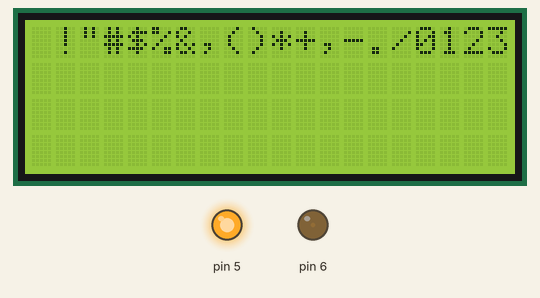
The sketch below on a simulated Arduino Uno, built with avr-gcc and run on an emulated ATmega328P. Shown: 20×4 character LCD, output pins drawn as LEDs (lit = HIGH).

Above: at 0.44 s.
At 5.24 s:
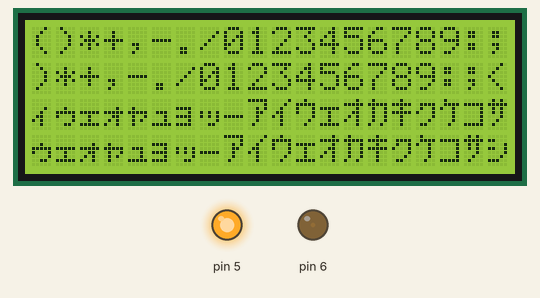
At 10.05 s:
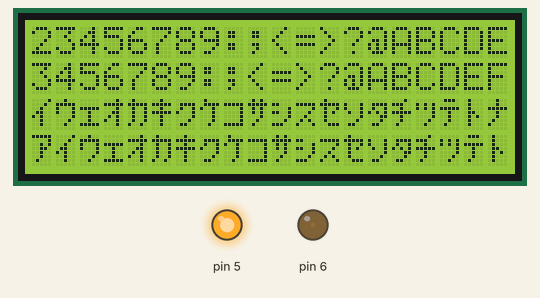
At 19.91 s:
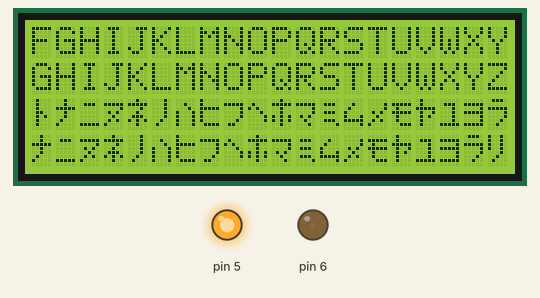
At 29.77 s:
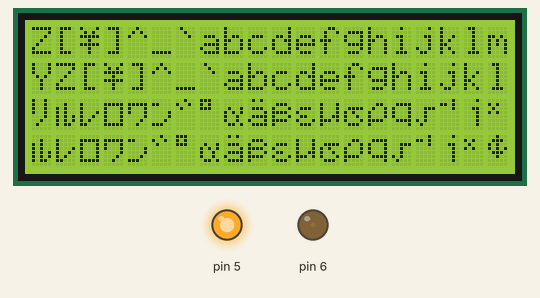
At 39.63 s:
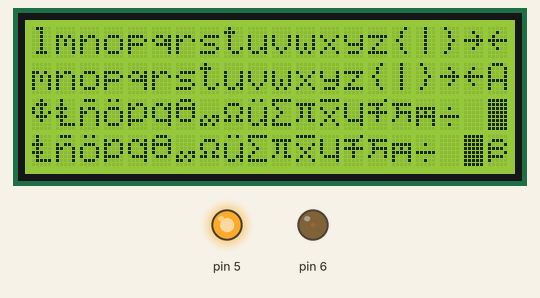

The sketch:

chargen.ino
```cpp
// Hitachi HD44780 compatible LCD library
#include <LiquidCrystal.h>

// Hitachi HD44780 LCD
#include "../include/lcd-setup.h"

#include "../include/misc-setup.h"

uint16_t backlight_time;

void setup() {
  Serial.begin(9600);

  pinMode(BACKLIGHT_PIN, OUTPUT);
  pinMode(CONTRAST_PIN, OUTPUT);

  digitalWrite(BACKLIGHT_PIN, LOW);
  analogWrite(CONTRAST_PIN,  HIGH);

  lcd.begin(20,4);

  digitalWrite(BACKLIGHT_PIN, HIGH);
  backlight_time = INIT_BACKLIGHT_TIME;
}

// this is everything, but you can edit it down to just defined
// characters and make it more meaningful
uint8_t charset[256] = {
        00, 01, 02, 03, 04, 05, 06, 07, 010, 011, 012, 013, 014,
        015, 016, 017, 020, 021, 022, 023, 024, 025, 026, 027,
        030, 031, 032, 033, 034, 035, 036, 037,
        ' ', '!', '"', '#', '$', '%', '&', ',', '(', ')', '*',
        '+', ',', '-', '.', '/', '0', '1', '2', '3', '4', '5',
        '6', '7', '8', '9', ':', ';', '<', '=', '>', '?', '@',
        'A', 'B', 'C', 'D', 'E', 'F', 'G', 'H', 'I', 'J', 'K',
        'L', 'M', 'N', 'O', 'P', 'Q', 'R', 'S', 'T', 'U', 'V',
        'W', 'X', 'Y', 'Z', '[', '\\', ']', '^', '_', '`', 'a',
        'b', 'c', 'd', 'e', 'f', 'g', 'h', 'i', 'j', 'k', 'l',
        'm', 'n', 'o', 'p', 'q', 'r', 's', 't', 'u', 'v', 'w',
        'x', 'y', 'z', '{', '|', '}', '~',
        0177, 0200, 0201, 0202, 0203, 0204, 0205, 0206, 0207, 0210,
        0211, 0212, 0213, 0214, 0215, 0216, 0217, 0220, 0221, 0222,
        0223, 0224, 0225, 0226, 0227, 0230, 0231, 0232, 0233, 0234,
        0235, 0236, 0237, 0240, 0241, 0242, 0243, 0244, 0245, 0246,
        0247, 0250, 0251, 0252, 0253, 0254, 0255, 0256, 0257, 0260,
        0261, 0262, 0263, 0264, 0265, 0266, 0267, 0270, 0271, 0272,
        0273, 0274, 0275, 0276, 0277, 0300, 0301, 0302, 0303, 0304,
        0305, 0306, 0307, 0310, 0311, 0312, 0313, 0314, 0315, 0316,
        0317, 0320, 0321, 0322, 0323, 0324, 0325, 0326, 0327, 0330,
        0331, 0332, 0333, 0334, 0335, 0336, 0337, 0340, 0341, 0342,
        0343, 0344, 0345, 0346, 0347, 0350, 0351, 0352, 0353, 0354,
        0355, 0356, 0357, 0360, 0361, 0362, 0363, 0364, 0365, 0366,
        0367, 0370, 0371, 0372, 0373, 0374, 0375, 0376, 0377
};

#define lcd_setCursor(X,Y) delay(150); lcd.setCursor((X),(Y))
#define lcd_write(X)       lcd.write(X);

uint8_t
lcdchargen(uint8_t width, uint8_t height,
           uint8_t start, uint8_t stop,
	   uint8_t top, uint8_t offset)
{
  for(; height > top; top ++) {
    lcd_setCursor(0, top);
    for (uint8_t iterator = 0; iterator < width; iterator ++) {
      uint16_t index = start + offset + iterator;
      if(index > stop) { index = (index % (stop - start)) + start; }
      lcd_write(charset[index]);
      delay(5);
    }
    offset ++;
    if (offset >= stop) { offset = 0; }
  }
  return offset;
}

void loop() {
  uint8_t offseta = 0;
  uint8_t offsetb = 0;

  while( 1 ) {
                       // w  h    s    e  t,      o
    offseta = lcdchargen(20, 2,  32, 127, 0, offseta);
    offsetb = lcdchargen(20, 4, 160, 255, 2, offsetb);

  }
} // end loop()
```
